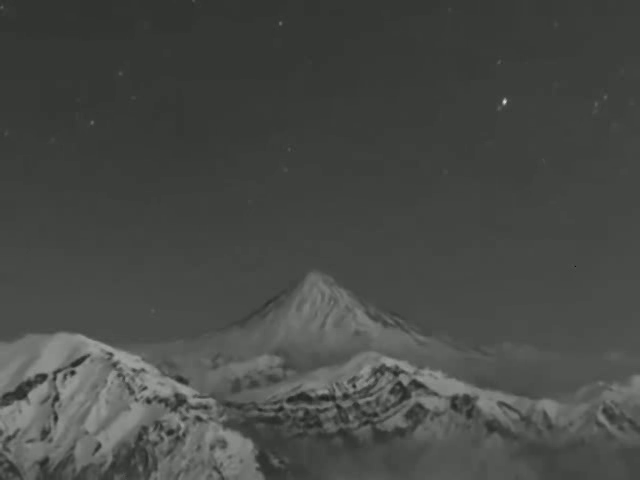
#> input picture frame 30 of CV-HW1-810101380/src/results/Part3_Results/Filtered_Vid.mp4, 640 x 480 px, given in place of Original_Vid.mp4, which was not available
$ jupyter execute Part3_Assignment.ipynb   (text cells are left out)
#> lines starting #> are read from the running program, lines starting #| are printed output that depends on the picture; pictures that were not available may be replaced by others from this repository, and a replacement may not be noted
[cell 1]
import cv2
import numpy as np
import os
import matplotlib.pyplot as plt

output_folder = "Part3_Results"
os.makedirs(output_folder, exist_ok=True)

video_path = 'Original_Vid.mp4'
cap = cv2.VideoCapture(video_path)
if not cap.isOpened():
    raise FileNotFoundError(f"Could not open {video_path}")

frame_count = int(cap.get(cv2.CAP_PROP_FRAME_COUNT))
fps = cap.get(cv2.CAP_PROP_FPS)
width = int(cap.get(cv2.CAP_PROP_FRAME_WIDTH))
height = int(cap.get(cv2.CAP_PROP_FRAME_HEIGHT))

print(f"Total frames: {frame_count}")
print(f"FPS: {fps}")
print(f"Resolution: {width} x {height}")
cap.release()

[cell 2]
def add_salt_pepper_noise(gray_frame, amount=0.05):
    noisy = gray_frame.copy()
    h, w = gray_frame.shape
    total_pixels = h * w
    num_salt = int(amount * total_pixels * 0.5)
    num_pepper = int(amount * total_pixels * 0.5)

    # Salt (white)
    salt_rows = np.random.randint(0, h, num_salt)
    salt_cols = np.random.randint(0, w, num_salt)
    noisy[salt_rows, salt_cols] = 255

    # Pepper (black)
    pepper_rows = np.random.randint(0, h, num_pepper)
    pepper_cols = np.random.randint(0, w, num_pepper)
    noisy[pepper_rows, pepper_cols] = 0

    return noisy

[cell 3]
def apply_median_filter(gray_frame, kernel_size=3):
    return cv2.medianBlur(gray_frame, kernel_size)

[cell 4]
cap = cv2.VideoCapture(video_path)
ret, first_frame_bgr = cap.read()
#> first_frame_bgr is the input picture: shape (480, 640, 3); mean B, G, R 70.5, 73.5, 71.5
cap.release()
if ret:
    first_frame_gray = cv2.cvtColor(first_frame_bgr, cv2.COLOR_BGR2GRAY)
    noisy_gray = add_salt_pepper_noise(first_frame_gray, amount=0.05)
#> in add_salt_pepper_noise, `noisy[pepper_rows, pepper_cols] = 0`:
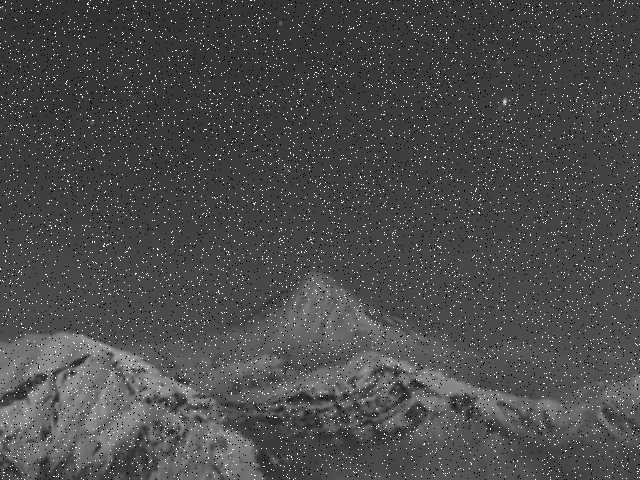
#> noisy: shape (480, 640); min 0, max 255, mean 75.1
    filtered_gray = apply_median_filter(noisy_gray, kernel_size=3)

    plt.figure(figsize=(15,5))
    plt.subplot(1,3,1); plt.imshow(first_frame_gray, cmap='gray'); plt.title("Original Frame"); plt.axis('off')
    plt.subplot(1,3,2); plt.imshow(noisy_gray, cmap='gray'); plt.title("Noisy (Salt & Pepper)"); plt.axis('off')
    plt.subplot(1,3,3); plt.imshow(filtered_gray, cmap='gray'); plt.title("Filtered (Median)"); plt.axis('off')
    plt.tight_layout()
    plt.show()
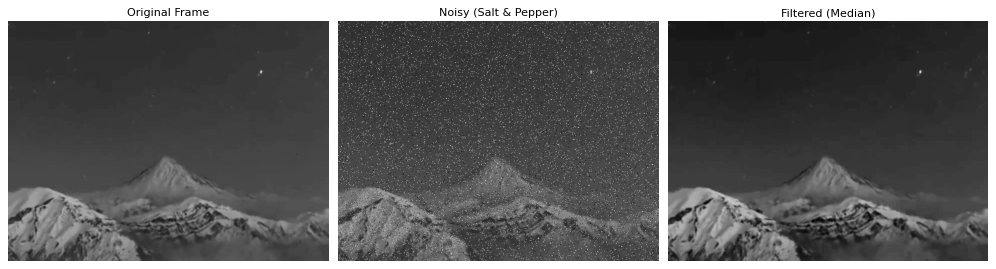
#> figure drawn by matplotlib, 3 panels
else:
    print("Could not read first frame")

[cell 5]
# Setup video writers
fourcc = cv2.VideoWriter_fourcc(*'mp4v')
out_noisy = cv2.VideoWriter(os.path.join(output_folder, "Noisy_Vid.mp4"), fourcc, fps, (width, height))
out_filtered = cv2.VideoWriter(os.path.join(output_folder, "Filtered_Vid.mp4"), fourcc, fps, (width, height))

cap = cv2.VideoCapture(video_path)
frame_idx = 0
while True:
    ret, frame_bgr = cap.read()
    if not ret:
        break
    # Convert to grayscale
    frame_gray = cv2.cvtColor(frame_bgr, cv2.COLOR_BGR2GRAY)
    # Add noise
    noisy_gray = add_salt_pepper_noise(frame_gray, amount=0.05)
#> call 2 of add_salt_pepper_noise, with amount = 0.05
#> in add_salt_pepper_noise (call 2), `noisy[pepper_rows, pepper_cols] = 0`:
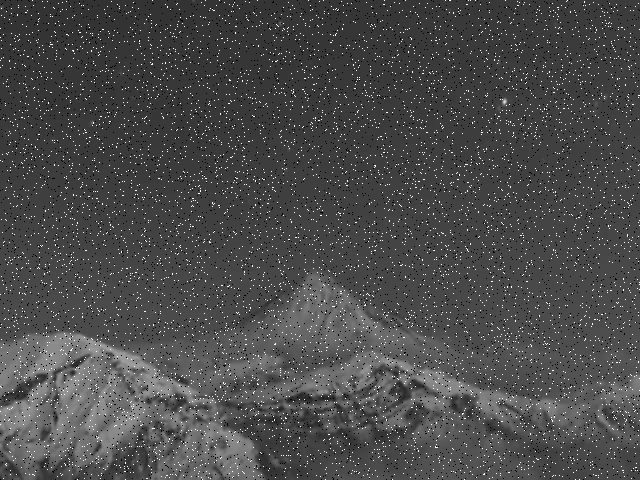
#> noisy: shape (480, 640); min 0, max 255, mean 75.1
    # Apply median filter
    filtered_gray = apply_median_filter(noisy_gray, kernel_size=3)
    # Convert back to BGR for video writing
    noisy_bgr = cv2.cvtColor(noisy_gray, cv2.COLOR_GRAY2BGR)
    filtered_bgr = cv2.cvtColor(filtered_gray, cv2.COLOR_GRAY2BGR)
    out_noisy.write(noisy_bgr)
    out_filtered.write(filtered_bgr)

    frame_idx += 1
    if frame_idx % 100 == 0:
        print(f"Processed {frame_idx}/{frame_count} frames")

cap.release()
out_noisy.release()
out_filtered.release()
print(f"Done! Videos saved in '{output_folder}'")

$ run again, starting later in the video
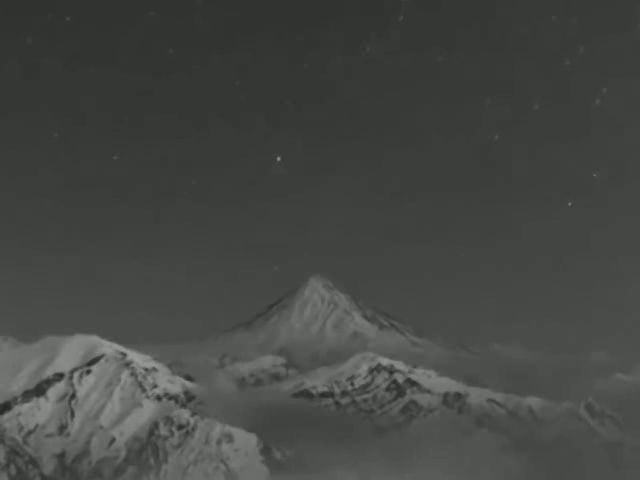
#> input picture frame 139 of CV-HW1-810101380/src/results/Part3_Results/Filtered_Vid.mp4, 640 x 480 px, given in place of Original_Vid.mp4, which was not available
#> first_frame_bgr is the input picture: shape (480, 640, 3); mean B, G, R 68.1, 71.1, 69.1
#> `plt.show()`:
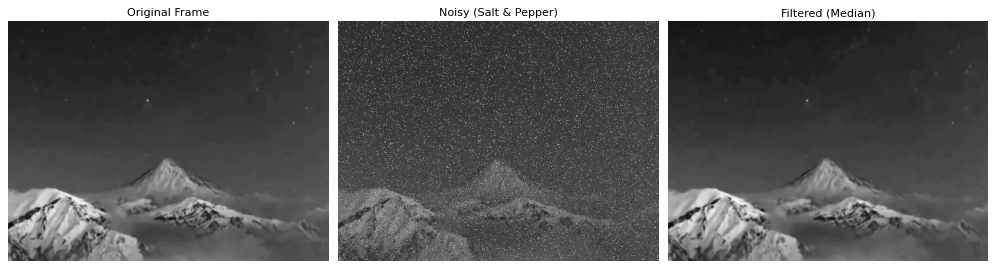
#> figure drawn by matplotlib, 3 panels
#> in add_salt_pepper_noise (call 2), `noisy[pepper_rows, pepper_cols] = 0`:
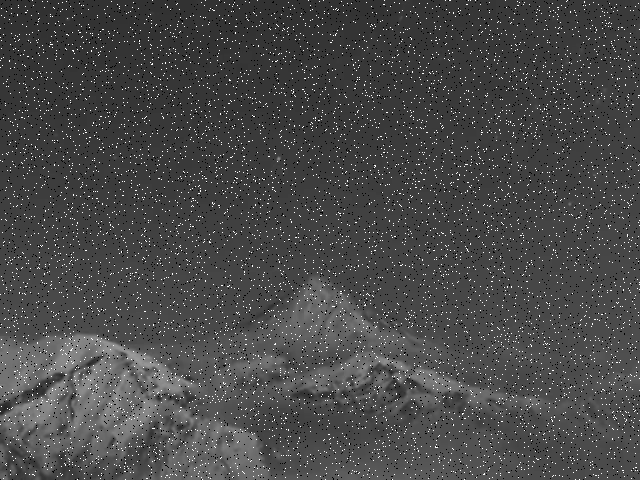
#> noisy: shape (480, 640); min 0, max 255, mean 72.8

$ run again, starting later in the video
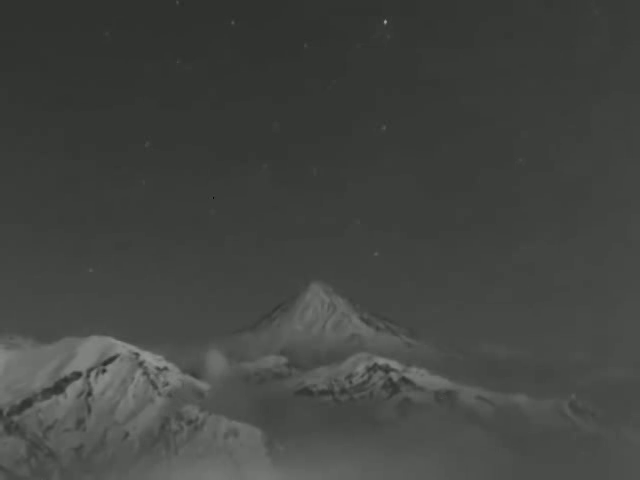
#> input picture frame 247 of CV-HW1-810101380/src/results/Part3_Results/Filtered_Vid.mp4, 640 x 480 px, given in place of Original_Vid.mp4, which was not available
#> first_frame_bgr is the input picture: shape (480, 640, 3); mean B, G, R 65.7, 68.7, 66.7
#> `plt.show()`:
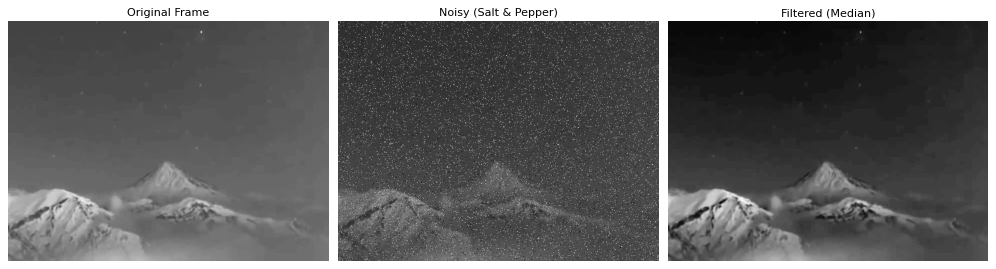
#> figure drawn by matplotlib, 3 panels
#> in add_salt_pepper_noise (call 2), `noisy[pepper_rows, pepper_cols] = 0`:
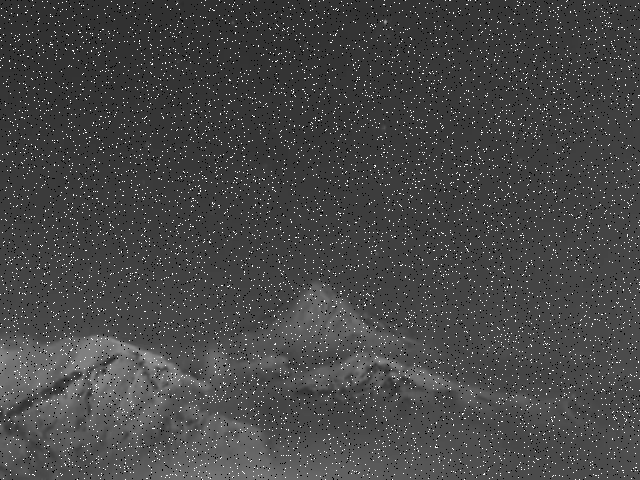
#> noisy: shape (480, 640); min 0, max 255, mean 70.5
